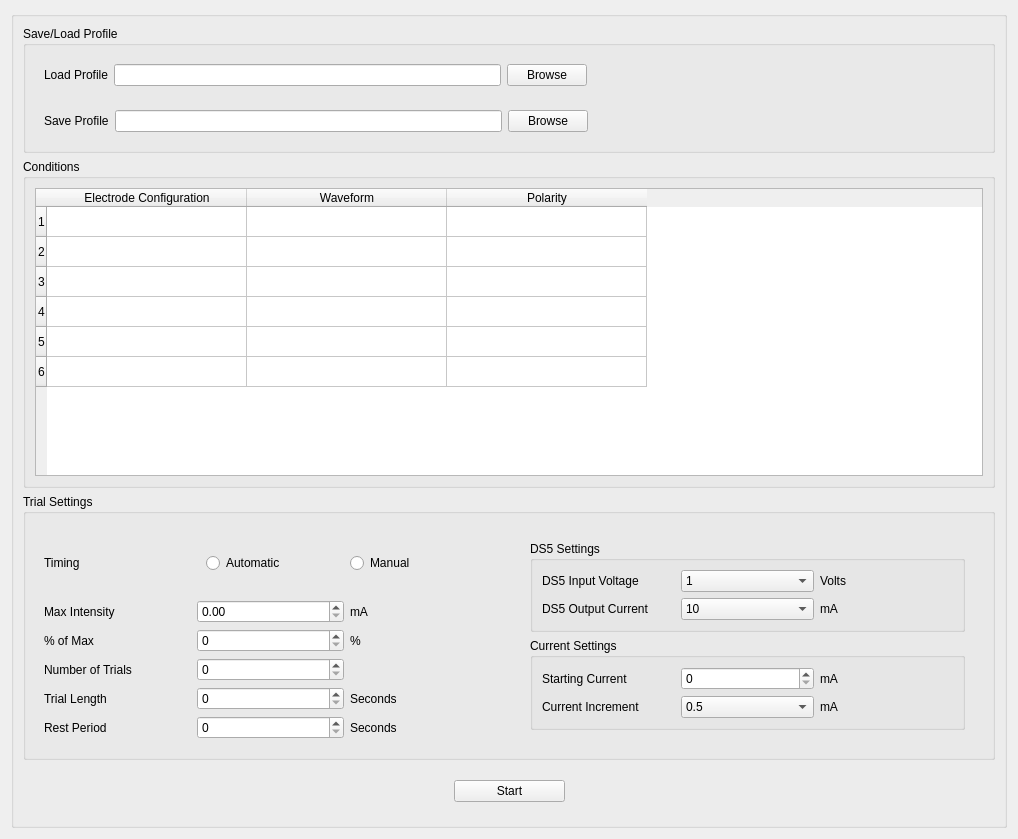
             <widget class="QWidget" name="scrollAreaWidgetContents_3">
              <property name="geometry">
               <rect>
                <x>0</x>
                <y>0</y>
                <width>1018</width>
                <height>839</height>
               </rect>
              </property>
              <layout class="QGridLayout" name="gridLayout_92">
               <item row="0" column="0">
                <widget class="QGroupBox" name="trial_window">
                 <property name="title">
                  <string/>
                 </property>
                 <layout class="QGridLayout" name="gridLayout_68">
                  <item row="0" column="0">
                   <widget class="QGroupBox" name="load_save_groupBox">
                    <property name="title">
                     <string>Save/Load Profile</string>
                    </property>
                    <layout class="QGridLayout" name="gridLayout_69">
                     <item row="0" column="0">
                      <widget class="QWidget" name="load_widget" native="true">
                       <layout class="QGridLayout" name="gridLayout_70">
                        <item row="1" column="0">
                         <widget class="QLabel" name="label_17">
                          <property name="text">
                           <string>Load Profile</string>
                          </property>
                         </widget>
                        </item>
                        <item row="1" column="3">
                         <spacer name="horizontalSpacer_5">
                          <property name="orientation">
                           <enum>Qt::Orientation::Horizontal</enum>
                          </property>
                          <property name="sizeHint" stdset="0">
                           <size>
                            <width>40</width>
                            <height>20</height>
                           </size>
                          </property>
                         </spacer>
                        </item>
                        <item row="1" column="1">
                         <widget class="QLineEdit" name="lineEdit"/>
                        </item>
                        <item row="1" column="2">
                         <widget class="QPushButton" name="pushButton_5">
                          <property name="text">
                           <string>Browse</string>
                          </property>
                         </widget>
                        </item>
                       </layout>
                      </widget>
                     </item>
                     <item row="1" column="0">
                      <widget class="QWidget" name="save_widget" native="true">
                       <layout class="QGridLayout" name="gridLayout_71">
                        <item row="1" column="0">
                         <widget class="QLabel" name="label_18">
                          <property name="text">
                           <string>Save Profile</string>
                          </property>
                         </widget>
                        </item>
                        <item row="1" column="3">
                         <spacer name="horizontalSpacer_7">
                          <property name="orientation">
                           <enum>Qt::Orientation::Horizontal</enum>
                          </property>
                          <property name="sizeHint" stdset="0">
                           <size>
                            <width>40</width>
                            <height>20</height>
                           </size>
                          </property>
                         </spacer>
                        </item>
                        <item row="1" column="1">
                         <widget class="QLineEdit" name="lineEdit_2"/>
                        </item>
                        <item row="1" column="2">
                         <widget class="QPushButton" name="pushButton_6">
                          <property name="text">
                           <string>Browse</string>
                          </property>
                         </widget>
                        </item>
                       </layout>
                      </widget>
                     </item>
                    </layout>
                   </widget>
                  </item>
                  <item row="2" column="0">
                   <widget class="QGroupBox" name="trial_settings">
                    <property name="title">
                     <string>Trial Settings</string>
                    </property>
                    <layout class="QGridLayout" name="gridLayout_73">
                     <item row="0" column="0">
                      <widget class="QWidget" name="left_column" native="true">
                       <layout class="QGridLayout" name="gridLayout_74">
                        <item row="6" column="2">
                         <widget class="QSpinBox" name="spinBox_4"/>
                        </item>
                        <item row="0" column="1">
                         <widget class="QLabel" name="label_78">
                          <property name="text">
                           <string>Timing</string>
                          </property>
                         </widget>
                        </item>
                        <item row="5" column="3">
                         <widget class="QLabel" name="label_73">
                          <property name="text">
                           <string>Seconds</string>
                          </property>
                         </widget>
                        </item>
                        <item row="3" column="2">
                         <widget class="QSpinBox" name="spinBox_2"/>
                        </item>
                        <item row="5" column="2">
                         <widget class="QSpinBox" name="spinBox_3"/>
                        </item>
                        <item row="1" column="1">
                         <widget class="QLabel" name="label_20">
                          <property name="text">
                           <string>Max Intensity</string>
                          </property>
                         </widget>
                        </item>
                        <item row="1" column="2">
                         <widget class="QDoubleSpinBox" name="doubleSpinBox_17"/>
                        </item>
                        <item row="3" column="3">
                         <widget class="QLabel" name="label_56">
                          <property name="text">
                           <string/>
                          </property>
                         </widget>
                        </item>
                        <item row="1" column="3">
                         <widget class="QLabel" name="label_51">
                          <property name="text">
                           <string>mA</string>
                          </property>
                         </widget>
                        </item>
                        <item row="3" column="1">
                         <widget class="QLabel" name="label_19">
                          <property name="text">
                           <string>Number of Trials</string>
                          </property>
                         </widget>
                        </item>
                        <item row="6" column="3">
                         <widget class="QLabel" name="label_75">
                          <property name="text">
                           <string>Seconds</string>
                          </property>
                         </widget>
                        </item>
                        <item row="6" column="1">
                         <widget class="QLabel" name="label_74">
                          <property name="text">
                           <string>Rest Period</string>
                          </property>
                         </widget>
                        </item>
                        <item row="0" column="2" colspan="2">
                         <widget class="QWidget" name="manual_auto" native="true">
                          <layout class="QGridLayout" name="gridLayout_91">
                           <item row="0" column="1">
                            <widget class="QRadioButton" name="radioButton_7">
                             <property name="text">
                              <string>Automatic</string>
                             </property>
                            </widget>
                           </item>
                           <item row="0" column="2">
                            <widget class="QRadioButton" name="radioButton_3">
                             <property name="text">
                              <string>Manual</string>
                             </property>
                            </widget>
                           </item>
                          </layout>
                         </widget>
                        </item>
                        <item row="5" column="1">
                         <widget class="QLabel" name="label_72">
                          <property name="text">
                           <string>Trial Length</string>
                          </property>
                         </widget>
                        </item>
                        <item row="2" column="1">
                         <widget class="QLabel" name="label_76">
                          <property name="text">
                           <string>% of Max</string>
                          </property>
                         </widget>
                        </item>
                        <item row="2" column="2">
                         <widget class="QSpinBox" name="spinBox_5"/>
                        </item>
                        <item row="2" column="3">
                         <widget class="QLabel" name="label_77">
                          <property name="text">
                           <string>%</string>
                          </property>
                         </widget>
                        </item>
                       </layout>
                      </widget>
                     </item>
                     <item row="0" column="1">
                      <widget class="QWidget" name="right_column" native="true">
                       <layout class="QGridLayout" name="gridLayout_89">
                        <item row="2" column="0" colspan="3">
                         <widget class="QWidget" name="ds5_settings_trial" native="true">
                          <layout class="QGridLayout" name="gridLayout_100">
                           <item row="0" column="0">
                            <widget class="QGroupBox" name="groupBox_29">
                             <property name="title">
                              <string>DS5 Settings</string>
                             </property>
                             <layout class="QGridLayout" name="gridLayout_99">
                              <item row="0" column="0">
                               <widget class="QLabel" name="label_179">
                                <property name="text">
                                 <string>DS5 Input Voltage</string>
                                </property>
                               </widget>
                              </item>
                              <item row="0" column="1">
                               <widget class="QComboBox" name="ds5_trial_input">
                                <item>
                                 <property name="text">
                                  <string>1</string>
                                 </property>
                                </item>
                                <item>
                                 <property name="text">
                                  <string>2.5</string>
                                 </property>
                                </item>
                                <item>
                                 <property name="text">
                                  <string>5</string>
                                 </property>
                                </item>
                                <item>
                                 <property name="text">
                                  <string>10</string>
                                 </property>
                                </item>
                               </widget>
                              </item>
                              <item row="0" column="2">
                               <widget class="QLabel" name="label_181">
                                <property name="text">
                                 <string>Volts</string>
                                </property>
                               </widget>
                              </item>
                              <item row="2" column="0">
                               <widget class="QLabel" name="label_182">
                                <property name="text">
                                 <string>DS5 Output Current</string>
                                </property>
                               </widget>
                              </item>
                              <item row="2" column="2">
                               <widget class="QLabel" name="label_184">
                                <property name="text">
                                 <string>mA</string>
                                </property>
                               </widget>
                              </item>
                              <item row="2" column="1">
                               <widget class="QComboBox" name="ds5_trial_output">
                                <item>
                                 <property name="text">
                                  <string>10</string>
                                 </property>
                                </item>
                                <item>
                                 <property name="text">
                                  <string>25</string>
                                 </property>
                                </item>
                                <item>
                                 <property name="text">
                                  <string>50</string>
                                 </property>
                                </item>
                               </widget>
                              </item>
                             </layout>
                            </widget>
                           </item>
                           <item row="1" column="0">
                            <widget class="QGroupBox" name="groupBox_10">
                             <property name="title">
                              <string>Current Settings</string>
                             </property>
                             <layout class="QGridLayout" name="gridLayout_105">
                              <item row="0" column="0">
                               <widget class="QLabel" name="label_180">
                                <property name="text">
                                 <string>Starting Current</string>
                                </property>
                               </widget>
                              </item>
                              <item row="1" column="0">
                               <widget class="QLabel" name="label_80">
                                <property name="text">
                                 <string>Current Increment</string>
                                </property>
                               </widget>
                              </item>
                              <item row="0" column="1">
                               <widget class="QSpinBox" name="trial_starting_current"/>
                              </item>
                              <item row="0" column="2">
                               <widget class="QLabel" name="label_183">
                                <property name="text">
                                 <string>mA</string>
                                </property>
                               </widget>
                              </item>
                              <item row="1" column="1">
                               <widget class="QComboBox" name="comboBox">
                                <item>
                                 <property name="text">
                                  <string>0.5</string>
                                 </property>
                                </item>
                                <item>
                                 <property name="text">
                                  <string>1</string>
                                 </property>
                                </item>
                                <item>
                                 <property name="text">
                                  <string>2</string>
                                 </property>
                                </item>
                                <item>
                                 <property name="text">
                                  <string>2.5</string>
                                 </property>
                                </item>
                                <item>
                                 <property name="text">
                                  <string>3</string>
                                 </property>
                                </item>
                                <item>
                                 <property name="text">
                                  <string>4</string>
                                 </property>
                                </item>
                                <item>
                                 <property name="text">
                                  <string>5</string>
                                 </property>
                                </item>
                               </widget>
                              </item>
                              <item row="1" column="2">
                               <widget class="QLabel" name="label_81">
                                <property name="text">
                                 <string>mA</string>
                                </property>
                               </widget>
                              </item>
                             </layout>
                            </widget>
                           </item>
                          </layout>
                         </widget>
                        </item>
                       </layout>
                      </widget>
                     </item>
                    </layout>
                   </widget>
                  </item>
                  <item row="1" column="0">
                   <widget class="QGroupBox" name="groupBox_4">
                    <property name="minimumSize">
                     <size>
                      <width>0</width>
                      <height>300</height>
                     </size>
                    </property>
                    <property name="title">
                     <string>Conditions</string>
                    </property>
                    <layout class="QGridLayout" name="gridLayout_72">
                     <item row="0" column="0">
                      <widget class="QTableWidget" name="tableWidget">
                       <property name="rowCount">
                        <number>6</number>
                       </property>
                       <attribute name="horizontalHeaderCascadingSectionResizes">
                        <bool>true</bool>
                       </attribute>
                       <attribute name="horizontalHeaderMinimumSectionSize">
                        <number>100</number>
                       </attribute>
                       <attribute name="horizontalHeaderDefaultSectionSize">
                        <number>200</number>
                       </attribute>
                       <attribute name="horizontalHeaderStretchLastSection">
                        <bool>false</bool>
                       </attribute>
                       <attribute name="verticalHeaderVisible">
                        <bool>true</bool>
                       </attribute>
                       <attribute name="verticalHeaderCascadingSectionResizes">
                        <bool>true</bool>
                       </attribute>
                       <attribute name="verticalHeaderMinimumSectionSize">
                        <number>10</number>
                       </attribute>
                       <attribute name="verticalHeaderDefaultSectionSize">
                        <number>30</number>
                       </attribute>
                       <row/>
                       <row/>
                       <row/>
                       <row/>
                       <row/>
                       <row/>
                       <column>
                        <property name="text">
                         <string>Electrode Configuration</string>
                        </property>
                       </column>
                       <column>
                        <property name="text">
                         <string>Waveform</string>
                        </property>
                       </column>
                       <column>
                        <property name="text">
                         <string>Polarity</string>
                        </property>
                       </column>
                      </widget>
                     </item>
                    </layout>
                   </widget>
                  </item>
                  <item row="3" column="0">
                   <widget class="QWidget" name="widget_30" native="true">
                    <property name="minimumSize">
                     <size>
                      <width>0</width>
                      <height>50</height>
                     </size>
                    </property>
                    <layout class="QGridLayout" name="gridLayout_90">
                     <item row="0" column="1">
                      <widget class="QPushButton" name="pushButton_7">
                       <property name="minimumSize">
                        <size>
                         <width>111</width>
                         <height>0</height>
                        </size>
                       </property>
                       <property name="text">
                        <string>Start</string>
                       </property>
                      </widget>
                     </item>
                     <item row="0" column="0">
                      <spacer name="horizontalSpacer_8">
                       <property name="orientation">
                        <enum>Qt::Orientation::Horizontal</enum>
                       </property>
                       <property name="sizeHint" stdset="0">
                        <size>
                         <width>40</width>
                         <height>20</height>
                        </size>
                       </property>
                      </spacer>
                     </item>
                     <item row="0" column="2">
                      <spacer name="horizontalSpacer_9">
                       <property name="orientation">
                        <enum>Qt::Orientation::Horizontal</enum>
                       </property>
                       <property name="sizeHint" stdset="0">
                        <size>
                         <width>40</width>
                         <height>20</height>
                        </size>
                       </property>
                      </spacer>
                     </item>
                    </layout>
                   </widget>
                  </item>
                 </layout>
                </widget>
               </item>
              </layout>
             </widget>
